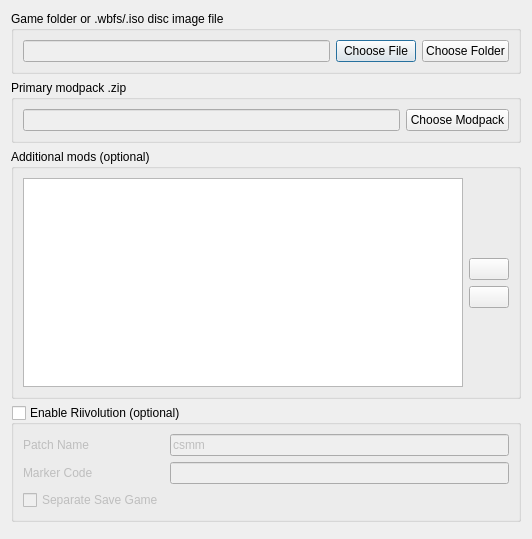
<?xml version="1.0" encoding="UTF-8"?>
<ui version="4.0">
 <class>QuickSetupDialog</class>
 <widget class="QDialog" name="QuickSetupDialog">
  <property name="windowModality">
   <enum>Qt::ApplicationModal</enum>
  </property>
  <property name="geometry">
   <rect>
    <x>0</x>
    <y>0</y>
    <width>532</width>
    <height>539</height>
   </rect>
  </property>
  <property name="windowTitle">
   <string>Quick Setup</string>
  </property>
  <property name="modal">
   <bool>false</bool>
  </property>
  <layout class="QVBoxLayout" name="verticalLayout">
   <item>
    <widget class="QGroupBox" name="groupBox">
     <property name="title">
      <string>Game folder or .wbfs/.iso disc image file</string>
     </property>
     <layout class="QHBoxLayout" name="horizontalLayout">
      <item>
       <widget class="QLineEdit" name="inputGameLoc">
        <property name="enabled">
         <bool>false</bool>
        </property>
       </widget>
      </item>
      <item>
       <widget class="QPushButton" name="chooseInputWbfsIso">
        <property name="text">
         <string>Choose File</string>
        </property>
        <property name="icon">
         <iconset theme="drive-optical"/>
        </property>
       </widget>
      </item>
      <item>
       <widget class="QPushButton" name="chooseInputGameFolder">
        <property name="text">
         <string>Choose Folder</string>
        </property>
        <property name="icon">
         <iconset theme="folder-open"/>
        </property>
       </widget>
      </item>
     </layout>
    </widget>
   </item>
   <item>
    <widget class="QGroupBox" name="groupBox_2">
     <property name="title">
      <string>Primary modpack .zip</string>
     </property>
     <layout class="QHBoxLayout" name="horizontalLayout_2">
      <item>
       <widget class="QLineEdit" name="modpackZip">
        <property name="enabled">
         <bool>false</bool>
        </property>
       </widget>
      </item>
      <item>
       <widget class="QPushButton" name="chooseModpackZip">
        <property name="text">
         <string>Choose Modpack</string>
        </property>
       </widget>
      </item>
     </layout>
    </widget>
   </item>
   <item>
    <widget class="QGroupBox" name="groupBox_3">
     <property name="title">
      <string>Additional mods (optional)</string>
     </property>
     <property name="checkable">
      <bool>false</bool>
     </property>
     <property name="checked">
      <bool>false</bool>
     </property>
     <layout class="QHBoxLayout" name="horizontalLayout_3">
      <item>
       <widget class="QListWidget" name="additionalMods"/>
      </item>
      <item>
       <layout class="QVBoxLayout" name="additionalModButtons">
        <item>
         <spacer name="verticalSpacer">
          <property name="orientation">
           <enum>Qt::Vertical</enum>
          </property>
          <property name="sizeHint" stdset="0">
           <size>
            <width>20</width>
            <height>40</height>
           </size>
          </property>
         </spacer>
        </item>
        <item>
         <widget class="QPushButton" name="addModZip">
          <property name="text">
           <string/>
          </property>
          <property name="icon">
           <iconset theme="list-add"/>
          </property>
         </widget>
        </item>
        <item>
         <widget class="QPushButton" name="removeModZip">
          <property name="text">
           <string/>
          </property>
          <property name="icon">
           <iconset theme="list-remove"/>
          </property>
         </widget>
        </item>
        <item>
         <spacer name="verticalSpacer_2">
          <property name="orientation">
           <enum>Qt::Vertical</enum>
          </property>
          <property name="sizeHint" stdset="0">
           <size>
            <width>20</width>
            <height>40</height>
           </size>
          </property>
         </spacer>
        </item>
       </layout>
      </item>
     </layout>
    </widget>
   </item>
   <item>
    <widget class="QGroupBox" name="enableRiivolutionGroupBox">
     <property name="title">
      <string>Enable Riivolution (optional)</string>
     </property>
     <property name="checkable">
      <bool>true</bool>
     </property>
     <property name="checked">
      <bool>false</bool>
     </property>
     <layout class="QGridLayout" name="gridLayout">
      <item row="1" column="1">
       <widget class="QLineEdit" name="markerCode"/>
      </item>
      <item row="0" column="0">
       <widget class="QLabel" name="riivolutionPatchNameLabel">
        <property name="text">
         <string>Patch Name</string>
        </property>
       </widget>
      </item>
      <item row="0" column="1">
       <widget class="QLineEdit" name="riivolutionPatchName">
        <property name="text">
         <string>csmm</string>
        </property>
       </widget>
      </item>
      <item row="1" column="0">
       <widget class="QLabel" name="label_5">
        <property name="text">
         <string>Marker Code</string>
        </property>
       </widget>
      </item>
      <item row="2" column="0">
       <widget class="QCheckBox" name="separateSaveGame">
        <property name="text">
         <string>Separate Save Game</string>
        </property>
       </widget>
      </item>
     </layout>
    </widget>
   </item>
   <item>
    <widget class="QDialogButtonBox" name="buttonBox">
     <property name="enabled">
      <bool>true</bool>
     </property>
     <property name="orientation">
      <enum>Qt::Horizontal</enum>
     </property>
     <property name="standardButtons">
      <set>QDialogButtonBox::NoButton</set>
     </property>
    </widget>
   </item>
  </layout>
 </widget>
 <tabstops>
  <tabstop>addModZip</tabstop>
  <tabstop>removeModZip</tabstop>
 </tabstops>
 <resources/>
 <connections>
  <connection>
   <sender>buttonBox</sender>
   <signal>accepted()</signal>
   <receiver>QuickSetupDialog</receiver>
   <slot>accept()</slot>
   <hints>
    <hint type="sourcelabel">
     <x>248</x>
     <y>254</y>
    </hint>
    <hint type="destinationlabel">
     <x>157</x>
     <y>274</y>
    </hint>
   </hints>
  </connection>
  <connection>
   <sender>buttonBox</sender>
   <signal>rejected()</signal>
   <receiver>QuickSetupDialog</receiver>
   <slot>reject()</slot>
   <hints>
    <hint type="sourcelabel">
     <x>316</x>
     <y>260</y>
    </hint>
    <hint type="destinationlabel">
     <x>286</x>
     <y>274</y>
    </hint>
   </hints>
  </connection>
 </connections>
</ui>
